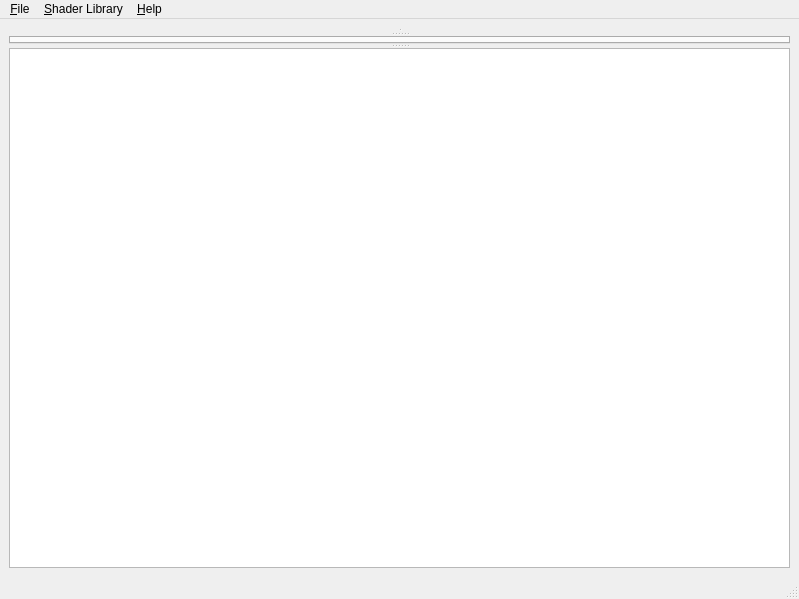
<?xml version="1.0" encoding="UTF-8"?>
<ui version="4.0">
 <class>MainWindow</class>
 <widget class="QMainWindow" name="MainWindow">
  <property name="geometry">
   <rect>
    <x>0</x>
    <y>0</y>
    <width>799</width>
    <height>599</height>
   </rect>
  </property>
  <property name="windowTitle">
   <string>GLSL Lab</string>
  </property>
  <widget class="QWidget" name="centralwidget">
   <layout class="QGridLayout" name="main_layout">
    <item row="0" column="0">
     <widget class="QSplitter" name="vsplitter">
      <property name="orientation">
       <enum>Qt::Vertical</enum>
      </property>
      <widget class="QSplitter" name="hsplitter">
       <property name="orientation">
        <enum>Qt::Horizontal</enum>
       </property>
       <widget class="GLWidget" name="gl_widget" native="true"/>
       <widget class="Properties" name="properties" native="true"/>
      </widget>
      <widget class="QTabWidget" name="editor_tabs">
       <property name="tabsClosable">
        <bool>true</bool>
       </property>
      </widget>
      <widget class="QTableWidget" name="error_list">
       <property name="editTriggers">
        <set>QAbstractItemView::NoEditTriggers</set>
       </property>
       <property name="showDropIndicator" stdset="0">
        <bool>false</bool>
       </property>
       <property name="selectionMode">
        <enum>QAbstractItemView::SingleSelection</enum>
       </property>
       <property name="selectionBehavior">
        <enum>QAbstractItemView::SelectRows</enum>
       </property>
       <property name="verticalScrollMode">
        <enum>QAbstractItemView::ScrollPerPixel</enum>
       </property>
       <property name="horizontalScrollMode">
        <enum>QAbstractItemView::ScrollPerPixel</enum>
       </property>
       <property name="showGrid">
        <bool>false</bool>
       </property>
       <property name="rowCount">
        <number>0</number>
       </property>
       <property name="columnCount">
        <number>3</number>
       </property>
       <attribute name="horizontalHeaderVisible">
        <bool>false</bool>
       </attribute>
       <attribute name="verticalHeaderVisible">
        <bool>false</bool>
       </attribute>
       <attribute name="verticalHeaderVisible">
        <bool>false</bool>
       </attribute>
       <attribute name="horizontalHeaderVisible">
        <bool>false</bool>
       </attribute>
       <column/>
       <column/>
       <column/>
      </widget>
     </widget>
    </item>
   </layout>
  </widget>
  <widget class="QMenuBar" name="menubar">
   <property name="geometry">
    <rect>
     <x>0</x>
     <y>0</y>
     <width>799</width>
     <height>23</height>
    </rect>
   </property>
   <widget class="QMenu" name="menu_file">
    <property name="title">
     <string>&amp;File</string>
    </property>
    <addaction name="action_newproject"/>
    <addaction name="action_new"/>
    <addaction name="action_open"/>
    <addaction name="separator"/>
    <addaction name="action_saveproject"/>
    <addaction name="action_save"/>
    <addaction name="action_saveas"/>
    <addaction name="action_export"/>
    <addaction name="separator"/>
    <addaction name="action_quit"/>
   </widget>
   <widget class="QMenu" name="menu_Help">
    <property name="title">
     <string>&amp;Help</string>
    </property>
    <addaction name="action_about"/>
   </widget>
   <widget class="QMenu" name="menuShader_Library">
    <property name="title">
     <string>&amp;Shader Library</string>
    </property>
    <addaction name="action_libopen"/>
    <addaction name="action_libexample"/>
    <addaction name="action_import"/>
   </widget>
   <addaction name="menu_file"/>
   <addaction name="menuShader_Library"/>
   <addaction name="menu_Help"/>
  </widget>
  <widget class="QStatusBar" name="statusbar"/>
  <action name="action_save">
   <property name="text">
    <string>&amp;Save File</string>
   </property>
   <property name="shortcut">
    <string>Ctrl+S</string>
   </property>
  </action>
  <action name="action_open">
   <property name="text">
    <string>&amp;Open Project...</string>
   </property>
   <property name="toolTip">
    <string>Open</string>
   </property>
   <property name="shortcut">
    <string>Ctrl+O</string>
   </property>
  </action>
  <action name="action_newproject">
   <property name="text">
    <string>&amp;New Project</string>
   </property>
   <property name="shortcut">
    <string>Ctrl+N</string>
   </property>
  </action>
  <action name="action_saveas">
   <property name="text">
    <string>Save File &amp;As...</string>
   </property>
   <property name="shortcut">
    <string>Ctrl+Shift+S</string>
   </property>
  </action>
  <action name="action_quit">
   <property name="text">
    <string>&amp;Quit</string>
   </property>
   <property name="shortcut">
    <string>Ctrl+Q</string>
   </property>
  </action>
  <action name="action_about">
   <property name="text">
    <string>&amp;About</string>
   </property>
  </action>
  <action name="action_new">
   <property name="text">
    <string>New &amp;File</string>
   </property>
  </action>
  <action name="action_saveproject">
   <property name="text">
    <string>Save Project</string>
   </property>
  </action>
  <action name="action_export">
   <property name="text">
    <string>Export...</string>
   </property>
  </action>
  <action name="action_libexample">
   <property name="text">
    <string>Open &amp;Example</string>
   </property>
  </action>
  <action name="action_libopen">
   <property name="text">
    <string>Open &amp;Library</string>
   </property>
  </action>
  <action name="action_import">
   <property name="text">
    <string>&amp;Import</string>
   </property>
  </action>
 </widget>
 <customwidgets>
  <customwidget>
   <class>GLWidget</class>
   <extends>QWidget</extends>
   <header>glwidget.hpp</header>
   <container>1</container>
  </customwidget>
  <customwidget>
   <class>Properties</class>
   <extends>QWidget</extends>
   <header>properties.hpp</header>
   <container>1</container>
  </customwidget>
 </customwidgets>
 <resources/>
 <connections/>
</ui>
